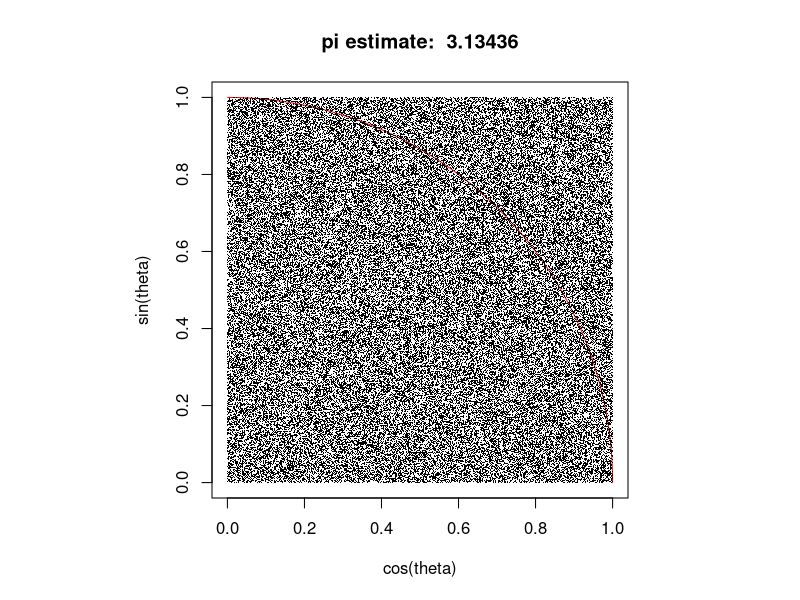
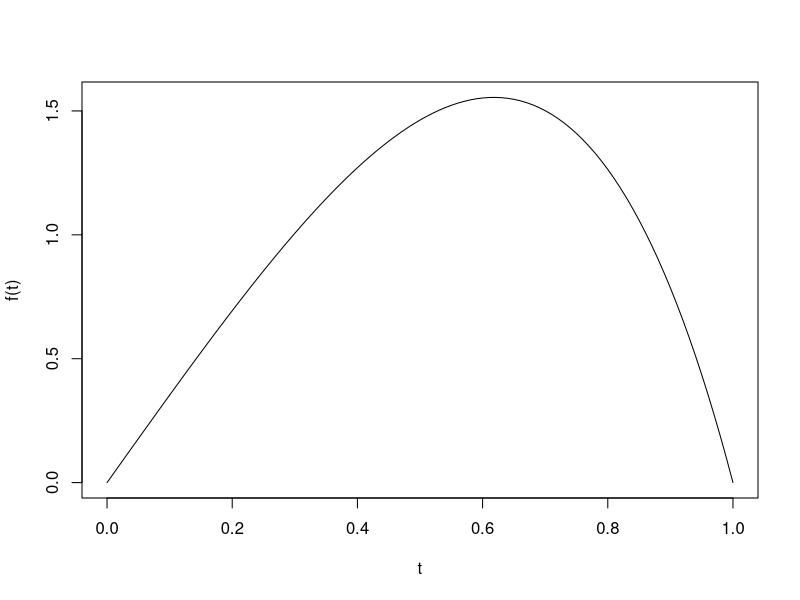
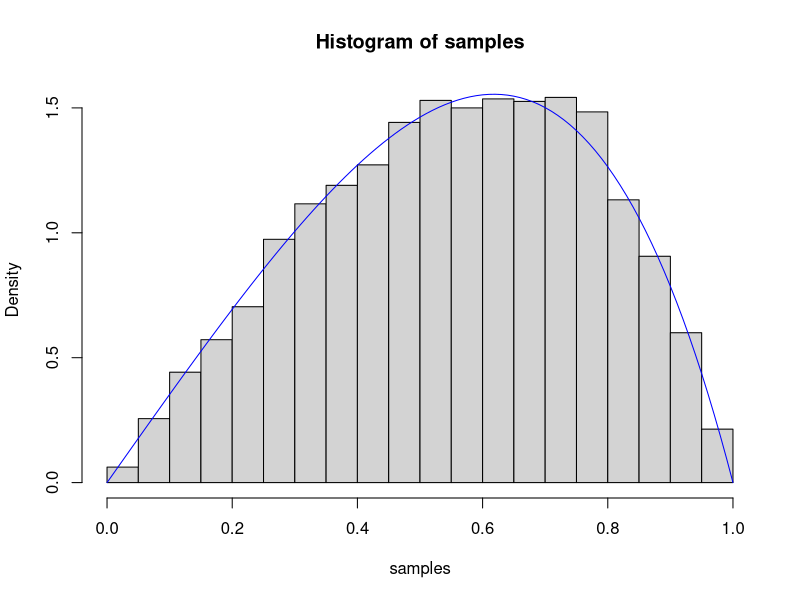

R code for these plots, in order:
## ---- chunk 1
Ndarts <-100000
x <- runif(Ndarts) # uniform on [0,1]
y <- runif(Ndarts)
r2 <- x^2+y^2
estimate <- sum(r2<=1)/Ndarts*4 # estimate of pi

theta <- seq(0, pi/2,.01) # to draw circle
par(pty="s") # makes a square plot
plot(cos(theta),sin(theta),col="red",type="l",xlim=c(0,1),ylim=c(0,1),main=paste("pi estimate: ",estimate))
points(x,y,pch=".") # darts on board
par(pty="m") # resets so plots below have optimal aspect ratio
## ---- chunk 2
f <- function(x) x*(1-x)*exp(x)/(3-exp(1))
t <- seq(0,1,0.01)
plot(t,f(t),type="l") # graph of the desired density function 

rdist <- function(c) { # choose c with f(x)<=c for all x
  for (i in 1:1000) {
    x <- runif(1,0,1) # step 1
    u <- runif(1,0,1) # step 2
    ifelse(c*u<=f(x),return(x),-1) 
  }
  return(-1) # if tried 1000 times and rejected all
}
## ---- chunk 3
c <- 1.5 # enter a value of c that is any upper bound on f(x)
Nsamples <- 10000
samples <- matrix(0,Nsamples,1)
for (k in 1:Nsamples) samples[k] <- rdist(c)
hist(samples,freq=FALSE)
points(t,f(t),type="l",col="blue")
## ---- chunk 4
pi <- c(0.1, 0.2, 0.3, 0.4)

mcmc <- function(n) { # n=number of steps to take
  currentstate <- 0 # initial state X0=0
  for (i in 1:n) {
    proposal <- (currentstate + sample(c(-1,1),1)) %% 4 # mod 4
    accept <- pi[proposal+1]/pi[currentstate+1]
    u <- runif(1,0,1)
    if (u < accept) currentstate <- proposal  }
  currentstate 
}
## ---- chunk 5
trials <- 10000
simlist <- replicate(trials,mcmc(100))
table(simlist)/trials # proportion in each state 0,1,2,3
